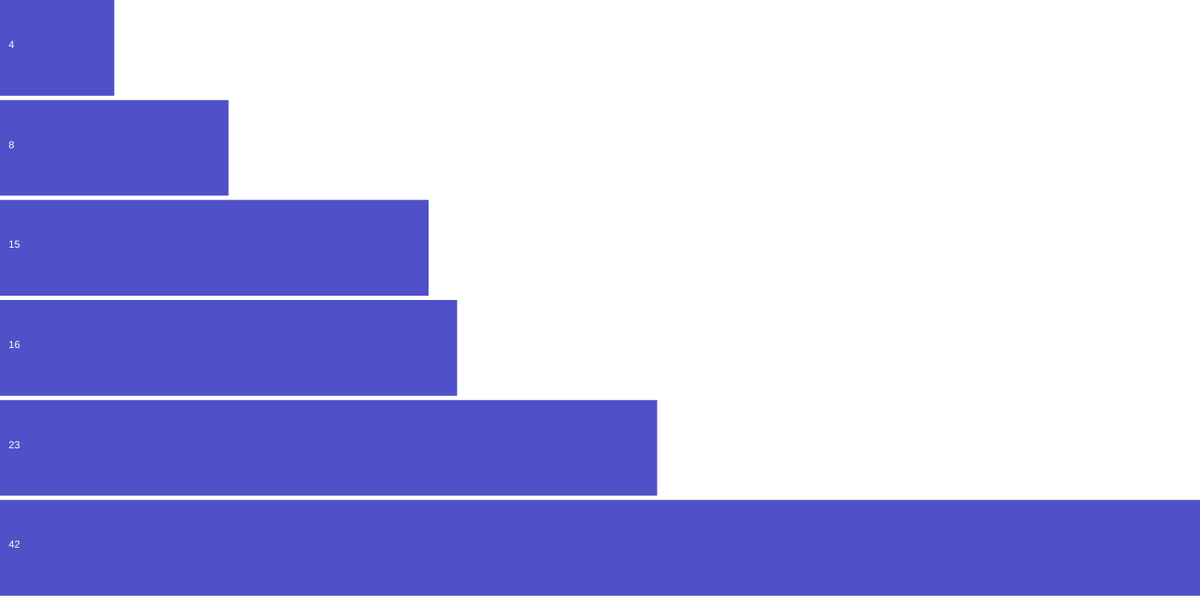
Frame 1 (no input)
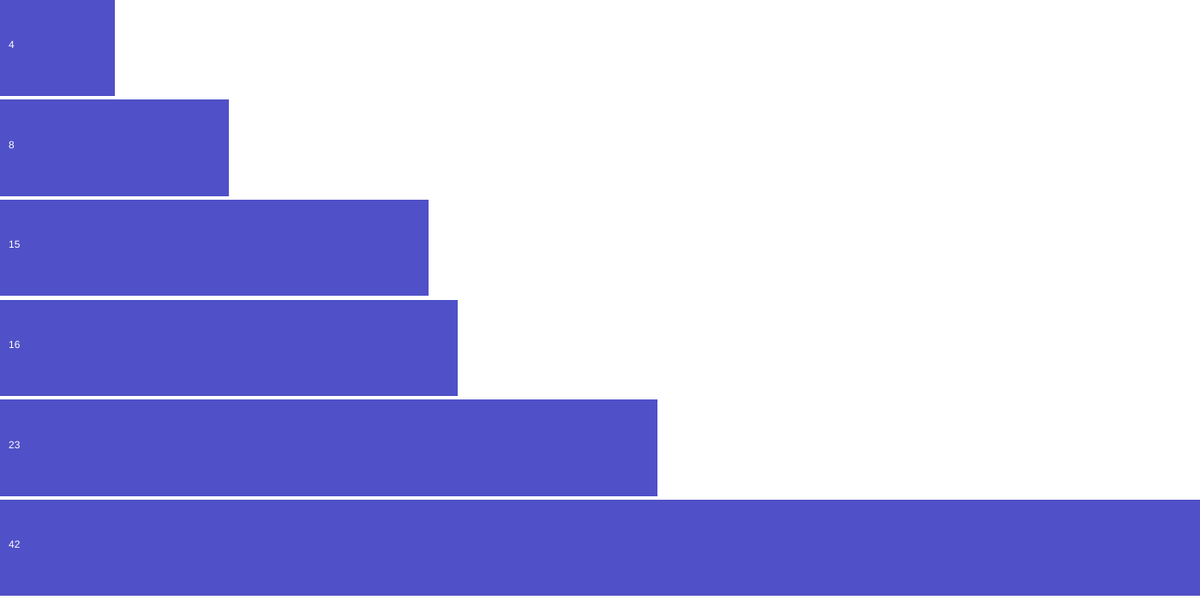
Frame 60 (no input)
Frame 120 (the mouse pressed at the canvas centre since frame 60): identical to frame 60, image omitted

The p5.js sketch that drew these frames (run headless with seeded random() and noise() and a simulated clock; from frame 60 on, the mouse is pressed at the canvas centre):

// p5.js sketch
// ── sketch.js
//-----------------------------------------------------------------------------
// Declare some global variables
var data;

//-----------------------------------------------------------------------------
// Setup function.  

function setup() {
  // Initialize your data
  data = [4, 8, 15, 16, 23, 42];  

  // create a drawing area 
  createCanvas(1400, 700);
}

//-----------------------------------------------------------------------------
// Draw function. 
function draw() {
  // initialize variables
  var x,y,w,h;

  // set up colors
  noStroke();
  fill(80,80,200);

  // iterate throgh the data
  for(var i = 0; i < data.length; i++) {    

    // calculate position  variables
    x = 0;
    y = (height*(i/data.length));
    w = width/max(data)*data[i];
    h = (height/data.length)-5;
   
    push();                    // <- push a drawing context
    translate(x,y);            // <- move to position
    rect(0,0,w,h);             // <- draw a rectangle
    fill(255);                 // <- change colors
    text(data[i],10,h/2);      // <- draw the label 
    pop();                     // <- reset the drawing context
  }
}
